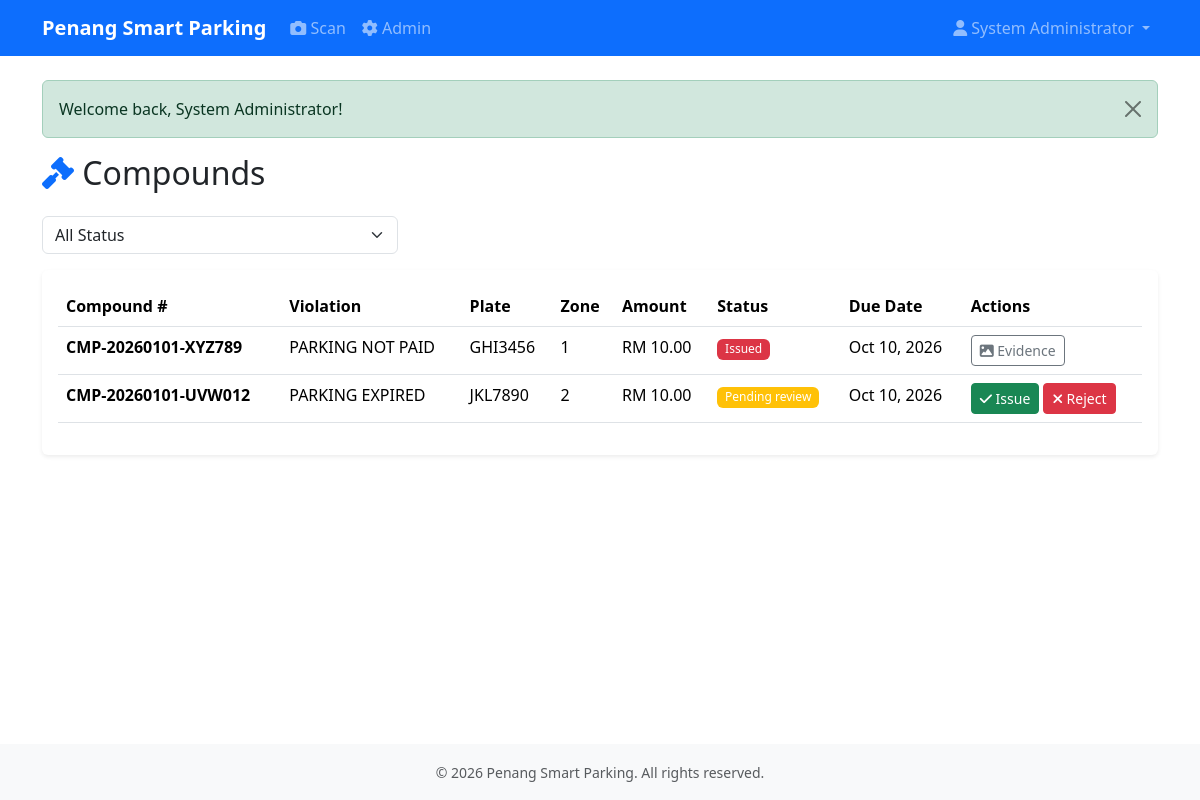
The app's page /Penang_Smart_Parking/officer/compounds (signed in) with its own data.
### tables this page shows
CREATE TABLE compounds (
    id INT UNSIGNED AUTO_INCREMENT PRIMARY KEY,
    compound_number VARCHAR(50) NOT NULL UNIQUE,
    violation_type VARCHAR(100) NOT NULL,
    normalized_plate VARCHAR(50) NOT NULL,
    plate_snapshot VARCHAR(255),
    vehicle_id INT UNSIGNED,
    customer_id INT UNSIGNED,
    zone_id INT UNSIGNED,
    detection_time DATETIME NOT NULL,
    evidence_path VARCHAR(500),
    amount DECIMAL(10, 2) NOT NULL,
    status ENUM('pending_review', 'issued', 'paid', 'overdue', 'appealed', 'cancelled') NOT NULL DEFAULT 'pending_review',
    issued_by INT UNSIGNED,
    reviewed_by INT UNSIGNED,
    due_date DATETIME NOT NULL,
    paid_at DATETIME,
    review_remarks TEXT,
    created_at DATETIME NOT NULL DEFAULT CURRENT_TIMESTAMP,
    updated_at DATETIME NOT NULL DEFAULT CURRENT_TIMESTAMP ON UPDATE CURRENT_TIMESTAMP,
    FOREIGN KEY (vehicle_id) REFERENCES vehicles(id) ON DELETE SET NULL,
    FOREIGN KEY (customer_id) REFERENCES users(id) ON DELETE SET NULL,
    FOREIGN KEY (zone_id) REFERENCES parking_zones(id) ON DELETE SET NULL,
    FOREIGN KEY (issued_by) REFERENCES users(id),
    FOREIGN KEY (reviewed_by) REFERENCES users(id),
    INDEX idx_compound_number (compound_number),
    INDEX idx_normalized_plate (normalized_plate),
    INDEX idx_status (status),
    INDEX idx_due_date (due_date)
);

### config/bootstrap.php (called while the page is built, shortened)
<?php
require_once __DIR__ . '/../app/helpers/security.php';
require_once __DIR__ . '/../app/controllers/OfficerController.php';
function render(string $view, array $data = []): void {
    extract($data);
    require __DIR__ . '/../app/views/partials/header.php';
    require __DIR__ . '/../app/views/' . $view . '.php';
    require __DIR__ . '/../app/views/partials/footer.php';
}

### app/controllers/OfficerController.php (called while the page is built, shortened)
<?php
class OfficerController {
    private $compoundService;
    public function __construct() {
        $this->compoundService = new CompoundService();
    }
    public function compounds() {
        $status = $_GET['status'] ?? 'all';
        if ($status === 'all') {
            $compounds = $this->compoundService->getAll(100);
        } else {
            $compounds = $this->compoundService->getPendingReview();
        }
        render('officer/compounds', ['compounds' => $compounds, 'status' => $status]);
    }
}

### config/database.php (called while the page is built, shortened)
<?php
function db(): PDO {
    static $pdo = null;
    if ($pdo === null) {
        $host = getenv('DB_HOST') ?: '127.0.0.1';
        $port = getenv('DB_PORT') ?: '3306';
        $dbname = getenv('DB_DATABASE') ?: 'penang_parking';
        $username = getenv('DB_USERNAME') ?: 'root';
        $password = getenv('DB_PASSWORD') ?: '123456';
        $dsn = "mysql:host=$host;port=$port;dbname=$dbname;charset=utf8mb4";
        $options = [
            PDO::ATTR_ERRMODE => PDO::ERRMODE_EXCEPTION,
            PDO::ATTR_DEFAULT_FETCH_MODE => PDO::FETCH_ASSOC,
            PDO::ATTR_EMULATE_PREPARES => false,
            PDO::MYSQL_ATTR_INIT_COMMAND => "SET NAMES utf8mb4 COLLATE utf8mb4_unicode_ci"
        ];
        try {
            $pdo = new PDO($dsn, $username, $password, $options);
        } catch (PDOException $e) {
            error_log("Database connection failed: " . $e->getMessage());
            if (APP_DEBUG) {
                throw $e;
            }
            echo '<!DOCTYPE html><html><body style="font-family:Arial;padding:40px;">';
            echo '<h2>Database Connection Error</h2>';
            echo '<p>Please ensure MySQL is running and the database has been created.</p>';
            echo '<p><strong>Steps to fix:</strong></p>';
            echo '<ol>';
            echo '<li>Open XAMPP Control Panel and start MySQL</li>';
            echo '<li>Go to phpMyAdmin (http://localhost/phpmyadmin)</li>';
            echo '<li>Create database: <code>penang_parking</code></li>';
            echo '<li>Import <code>database/schema.sql</code></li>';
            echo '<li>Optional: Import <code>database/seed.sql</code> for demo data</li>';
            echo '</ol>';
            echo '<p><a href="http://localhost">Back to home</a></p>';
            echo '</body></html>';
            exit;
        }
    }
    return $pdo;
}

### app/services/CompoundService.php (called while the page is built, shortened)
<?php
class CompoundService {
    private $compoundModel;
    public function __construct() {
        $this->compoundModel = new CompoundModel();
    }
    public function getAll(int $limit = 100, int $offset = 0): array {
        return $this->compoundModel->getAll($limit, $offset);
    }
}

### app/models/CompoundModel.php (called while the page is built, shortened)
<?php
class CompoundModel {
    private $pdo;
    public function __construct() {
        $this->pdo = db();
    }
    public function getAll(int $limit = 100, int $offset = 0): array {
        $stmt = $this->pdo->prepare('SELECT * FROM compounds ORDER BY created_at DESC LIMIT ? OFFSET ?');
        $stmt->execute([$limit, $offset]);
        return $stmt->fetchAll();
    }
}

### app/helpers/security.php (called while the page is built, shortened)
<?php
function e(string $value): string {
    return htmlspecialchars($value, ENT_QUOTES, 'UTF-8');
}

### app/views/officer/compounds.php (the view, shortened to what this page needs)
<div class="row">
    <div class="col-12">
        <h2 class="mb-4"><i class="fas fa-gavel text-primary"></i> Compounds</h2>
    </div>
</div>
<div class="row mb-3">
    <div class="col-md-4">
        <select class="form-select" id="statusFilter" onchange="filterCompounds()">
            <option value="all">All Status</option>
        </select>
    </div>
</div>
<div class="row">
    <div class="col-12">
        <div class="card">
            <div class="card-body">
                <?php if (count($compounds) > 0): ?>
                <div class="table-responsive">
                    <table class="table table-hover">
                        <thead>
                            <tr>
                                <th>Compound #</th>
                                <th>Violation</th>
                                <th>Plate</th>
                                <th>Zone</th>
                                <th>Amount</th>
                                <th>Status</th>
                                <th>Due Date</th>
                                <th>Actions</th>
                            </tr>
                        </thead>
                        <tbody>
                            <?php foreach ($compounds as $compound): ?>
                            <tr>
                                <td><strong><?php echo e($compound['compound_number']); ?></strong></td>
                                <td><?php echo e(str_replace('_', ' ', $compound['violation_type'])); ?></td>
                                <td><?php echo e($compound['normalized_plate']); ?></td>
                                <td><?php echo e($compound['zone_id']); ?></td>
                                <td>RM <?php echo number_format($compound['amount'], 2); ?></td>
                                <td>
                                    <span class="badge bg-<?php echo match($compound['status']) {
                                        'issued' => 'danger',
                                        'paid' => 'success',
                                        'pending_review' => 'warning',
                                        'appealed' => 'info',
                                        'cancelled' => 'secondary',
                                        default => 'dark'
                                    }; ?>">
                                        <?php echo e(ucfirst(str_replace('_', ' ', $compound['status']))); ?>
                                    </span>
                                </td>
                                <td><?php echo e(date('M d, Y', strtotime($compound['due_date']))); ?></td>
                                <td>
                                    <?php if ($compound['status'] === 'pending_review'): ?>
                                    <button class="btn btn-sm btn-success" onclick="reviewCompound(<?php echo $compound['id']; ?>, 'issued')">
                                        <i class="fas fa-check"></i> Issue
                                    </button>
                                    <button class="btn btn-sm btn-danger" onclick="reviewCompound(<?php echo $compound['id']; ?>, 'rejected')">
                                        <i class="fas fa-times"></i> Reject
                                    </button>
                                    <?php elseif ($compound['status'] === 'issued'): ?>
                                    <button class="btn btn-sm btn-outline-secondary" onclick="viewEvidence(<?php echo $compound['id']; ?>)">
                                        <i class="fas fa-image"></i> Evidence
                                    </button>
                                    <?php endif; ?>
                                </td>
                            </tr>
                            <?php endforeach; ?>
                        </tbody>
                    </table>
                </div>
                <?php else: ?>
                <p class="text-muted">No compounds found.</p>
                <?php endif; ?>
            </div>
        </div>
    </div>
</div>

### assets/css/main.css (style rules this page uses)
:root { --primary-color: #0d6efd; --success-color: #198754; --warning-color: #ffc107; --danger-color: #dc3545; }
body { min-height: 100vh; display: flex; flex-direction: column; }
.card { border: none; box-shadow: 0 0.125rem 0.25rem rgba(0, 0, 0, 0.075); margin-bottom: 1rem; }
.badge { font-weight: 500; padding: 0.35em 0.65em; }
.table th { font-weight: 600; border-top: none; }

### records on screen
compounds: compound_number "CMP-20260101-XYZ789", violation_type "PARKING NOT PAID", normalized_plate "GHI3456", zone "1", amount "10.00", status "Issued", due_date "Oct 10, 2026"
compounds: compound_number "CMP-20260101-UVW012", violation_type "PARKING EXPIRED", normalized_plate "JKL7890", zone "2", amount "10.00", status "Pending review", due_date "Oct 10, 2026"

### other values on screen
APP_NAME "Penang Smart Parking"
currentUser()['full_name'] "System Administrator"
$_SESSION['flash_message'] "Welcome back, System Administrator!"
